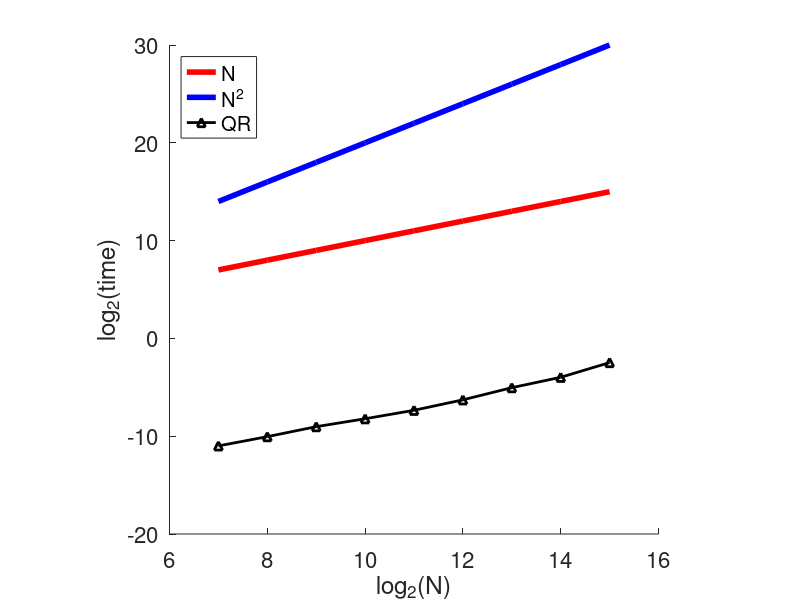

This chart was generated by the following MATLAB code: (Note: this script raises an error after producing the figure.)
vd = [7:15];
len = length(vd);
tr = 30;
num = 5;
time = zeros(len,1);
for i = 1:len
    M = randn(tr,2^vd(i))+1i*vd(i)*rand(tr,2^vd(i));
    tic
    for j = 1:num
        [~,R,E]=qr(M,0);
    end
    time(i) = toc/num;
end
    pic1 = figure;
    hold on;
    h(1) = plot(vd,vd,'-r','LineWidth',4);
    h(2) = plot(vd,2*vd,'-b','LineWidth',4);
    h(3) = plot(vd,log2(time),'-^k','LineWidth',2);
    legend('N','N^2','QR','Location','NorthWest');
    axis square;
    xlabel('log_2(N)'); ylabel('log_{2}(time)');
    set(gca, 'FontSize', 16);
    b=get(gca);
    set(b.XLabel, 'FontSize', 16);set(b.YLabel, 'FontSize', 16);set(b.ZLabel, 'FontSize', 16);set(b.Title, 'FontSize', 16);
    saveas(pic1,['QRscaling.eps'],'epsc');
    